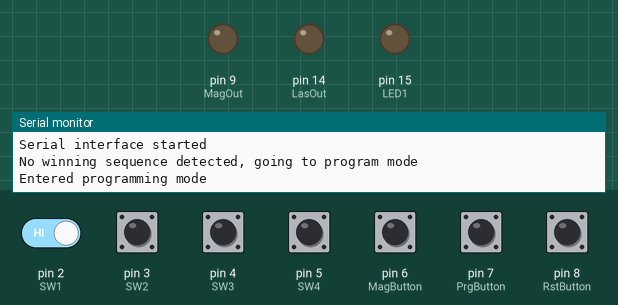
The sketch below on a simulated Arduino Uno, built with avr-gcc and run on an emulated ATmega328P. Shown: output pins drawn as LEDs (lit = HIGH), the last lines printed to the serial monitor. The inputs (shaded band) are chosen by the test bench; at power-on: pin 2 (SW1), pin 3 (SW2), pin 4 (SW3), pin 5 (SW4), pin 6 (MagButton), pin 7 (PrgButton), pin 8 (RstButton) HIGH. EEPROM starts erased.

Above: at 1.0 s.
1.1 s: pin 7 (PrgButton) pulled LOW for 1 s
At 1.6 s:
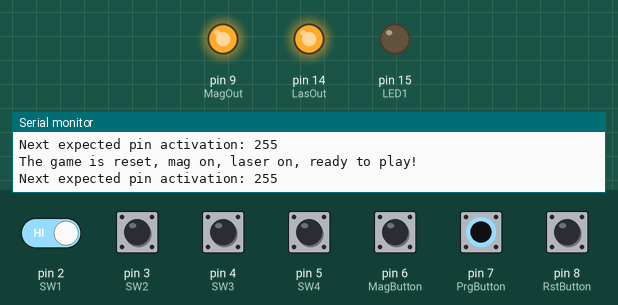
6.1 s: pin 2 (SW1) driven LOW and pin 7 (PrgButton) driven LOW
At 6.9 s:
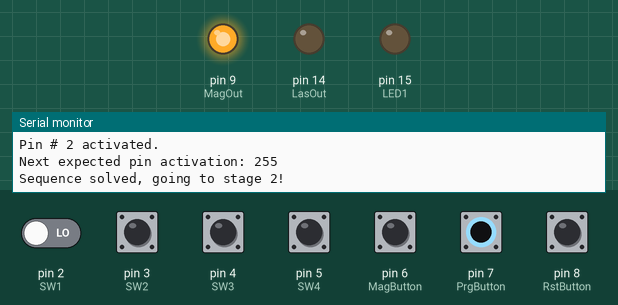
8.1 s: pin 6 (MagButton) pulled LOW for 0.15 s
At 8.7 s:
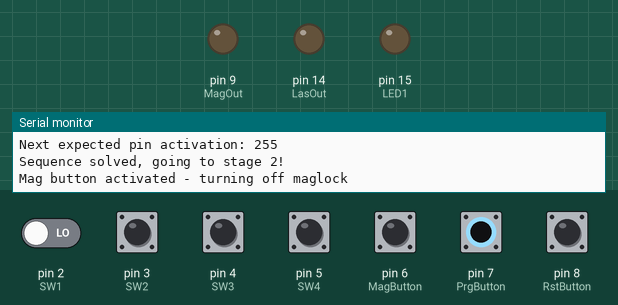
9.7 s: pin 8 (RstButton) pulled LOW for 0.15 s
At 10.7 s:
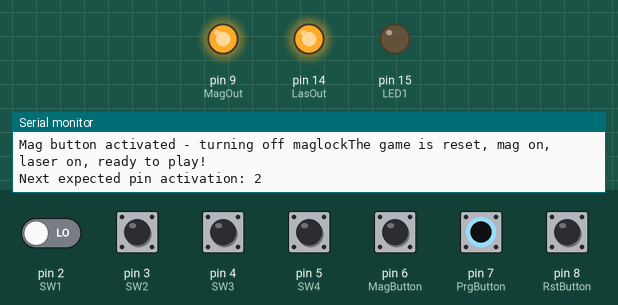
11.3 s: pin 6 (MagButton) pulled LOW for 1 s
At 12.5 s:
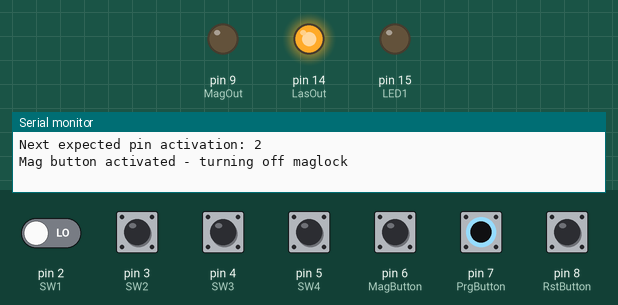
Timing chart, 0 to 14.3 s (numbered marks = the images above; inputs shaded):
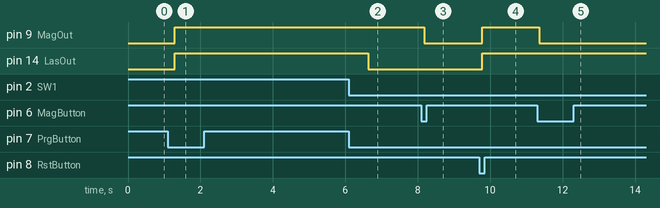

The sketch:

ButtonOrder.ino
```cpp
// (licence header left out)
/*
// pin assignments
 * Signal     Pin
 *            Arduino Uno
 * ------------------------
 * 0   Serial RX
 * 1   Serial TX
 * 2   SW1 - laser game
 * 3   SW2 - laser game
 * 4   SW3 - laser game
 * 5   SW4 - laser game
 * 6   SW5 - mag lock button
 * 7   SW6 - program button

 * 8   SW7 - reset button
 * 9   RL1 - Maglock relay & LED
 * 10	ChipSelect for Ethernet
 * 11   SPI MOSI for Ethernet
 * 12   SPI MISO for Ethernet
 * 13   SPI SCK  for Ethernet

 * 14  (A0)     RL2 - laser relay & LED
 * 15  (A1)     Power LED1
 * 16  (A2)
 * 17  (A3)
 * 18  (A4/SDA)
 * 19  (A5/SCK)


 The Ethernet Shield SPI bus (10,11,12,13) with 10 as select
 also uses 4 as select for the SD card on the ethernet shield
 high deselects for the chip selects.  Reserve these incase the
 puzzle is ever connected to ClueControl via an Ethernet shield.

 General operation:

	STARTUP
		If a winning pattern is not stored for the laser game,
		go to the programming process.  If a winning pattern is stored,
		go to the reset process.

	PROGRAMMING
		Capture the order of the button presses for 2 to 10 buttons.  When
		the users presses teh program button again, store the sequence as
		the winning sequence and go to the reset routine.

		The sequence is stored as the pin numbers of the buttons
		(eg sequence SW1   SW2  SW1   SW3 is stored as 2,3,2,4)

	RESET
		Called at startup, after programming and when the reset input is activated
		Turn the maglock (RL1) on
		Turn the laser control (RL2) on
		Clear any in progress game play.
		Go to game play.

	GAME PLAY

		stage 1 - laser game
			Monitor SW1 - SW4.  Each time a button is pressed, see if it is
			the next button in the winning sequence.  If it is, continue the sequence
			if it is not, reset the sequence buffer.

			If the full winning sequence is entered, deactivate the laser, go to
			stage 2.

			SW5 is inactive/ignored during stage 1.

		Stage 2 - maglock
			SW1-4 are inactive/ignored during stage 2.
			Activating SW5 in stage 2 turns off the maglock.

			The game will sit idle in stage 2 until the reset is activated.

 */

#include <EEPROM.h>     // winning sequence will be stored in EEProm so it is not lost when power is cycled

// Constant Values

#define DEBOUNCE_DLY 50  			// Number of mS before a switch state is accepted


// I/O Pin Naming

#define 	SW1		2			//four buttons for the laser sequence game
#define		SW2		3			//the code relies on these four buttons
#define		SW3		4			//being adjacent pin numbers
#define		SW4		5

#define 	MagButton	6		//mag lock release button (SW5)
#define		PrgButton	7		//Program button
#define		RstButton	8		//reset button

#define		MagOut		9		//maglock output
#define		LasOut		14		//laser output
#define		LED1		15		//LED

// Variables/Storage

byte			NextButton = 1;			//holds the EEPROM address for the next button in sequence
byte			EEVal = 255;			//used to read the value from the EEPROM
bool 			Stage2 = false;			//indicate if the game has reached stage 2

bool			SW1State;
bool			SW2State;
bool			SW3State;
bool			SW4State;
bool			MagState;
bool			PrgState;
bool			RstState;


void setup()
{
	// put your setup code here, to run once:

	// serial setup
	Serial.begin(9600);
	Serial.println("Serial interface started");

	//Pin Setup
	pinMode(SW1,INPUT_PULLUP);
	pinMode(SW2,INPUT_PULLUP);
	pinMode(SW3,INPUT_PULLUP);
	pinMode(SW4,INPUT_PULLUP);

	pinMode(MagButton,INPUT_PULLUP);
	pinMode(PrgButton,INPUT_PULLUP);
	pinMode(RstButton,INPUT_PULLUP);

	pinMode(MagOut,OUTPUT);
	pinMode(LasOut,OUTPUT);
	pinMode(LED1,OUTPUT);


	EEVal = EEPROM.read(NextButton);
	if (EEVal > SW4 || EEVal < SW1)		// if the next button value is invalid, goto programming mode
	{
		Serial.println("No winning sequence detected, going to program mode");
		RecordSequence();
	}

	ResetGame();


}

void loop() {
	// put your main code here, to run repeatedly:

	if (!Stage2)							//if stage2 is false, check the
	{	//buttons for the laser game
		CheckButton(SW1, SW1State);
		CheckButton(SW2, SW2State);
		CheckButton(SW3, SW3State);
		CheckButton(SW4, SW4State);
	} else									//if stage 2 is active, check the
	{	//button for the maglock
		if (DebounceSW(MagButton) != MagState)
		{
			MagState = !MagState;
			if (MagState)
			{
				Serial.print("Mag button activated - turning off maglock");
				digitalWrite(MagOut,LOW);
			}
		}
	}

	if (DebounceSW(PrgButton) !=PrgState)
	{
		PrgState = !PrgState;
		if (PrgState) {	RecordSequence();}
	}

	if (DebounceSW(RstButton) != RstState)
	{
		RstState = !RstState;
		if (RstState) {ResetGame();}
	}

}	//end of loop

void CheckButton(byte SWx, bool& SWState)
{	//check the laser game buttons.
	//Read the button,
	//if it is the next in the sequence
	//	  advance the sequence
	//	  if the sequence is finished, go to stage 2
	//if it is not the next in sequence,
	//	  reset the sequence

	bool IsActive;
	IsActive = DebounceSW(SWx);

	if (IsActive == SWState) { return;}	//if the switch state is the same as it was before, take no action

	SWState = IsActive;					//store the new state

	if (!IsActive) {	return;}		//if the new state is off - return now

	Serial.print("Pin # ");
	Serial.print(SWx);
	Serial.println(" activated.");

	//the switch is active
	EEVal = EEPROM.read(NextButton);

	if (SWx == EEVal)
	{
		NextButton++;						//increment the button address
		EEVal = EEPROM.read(NextButton);	//read the new value

		Serial.print("Next expected pin activation: ");
		Serial.println(EEVal);

		if (EEVal == 255)					//if the value is 255, the sequence is over
		{
			Serial.println("Sequence solved, going to stage 2!");
			Stage2 = true;
			digitalWrite(LasOut,LOW);
		}

	} else
	{
		Serial.println("Wrong button pressed, resetting sequence");
		NextButton = 1;
		EEVal = EEPROM.read(NextButton);	//read the new value

		Serial.print("Next expected pin activation: ");
		Serial.println(EEVal);
	}

} //end of CheckButton

void RecordSequence()
{
	//record a new winning sequence by monitoring the buttons.
	//for each game button pressed, store the value.  Also montor
	//the program button - when it is pressed, write 255 to the next
	//address and exit programming.

	Serial.println("Entered programming mode");

	NextButton = 1;
	do
	{
		if (DebounceSW(SW1) == true ) {	AddButton(SW1);}
		if (DebounceSW(SW2) == true ) {	AddButton(SW2);}
		if (DebounceSW(SW3) == true ) {	AddButton(SW3);}
		if (DebounceSW(SW4) == true ) {	AddButton(SW4);}

		if (DebounceSW(PrgButton) == true)
		{
			AddButton(255);
			NextButton = 11;
		}

	} while (NextButton<11);

	ResetGame();


} //end of RecordSequence

void AddButton(byte SWx)
{
	EEPROM.write(NextButton,SWx);
	Serial.print(" Pin # ");
	Serial.print(SWx);
	Serial.println(" added to sequence.");
	NextButton++;
}

void ResetGame()
{
	//Reset the game and get ready for a new player

	NextButton = 1;								//reset to the first expected button
	EEVal = EEPROM.read(NextButton);			//read the value


	digitalWrite(MagOut,HIGH);					//turn on the mag and laser
	digitalWrite(LasOut,HIGH);

	Serial.println("The game is reset, mag on, laser on, ready to play!");

	Serial.print("Next expected pin activation: ");
	Serial.println(EEVal);

} //end of ResetGame


bool DebounceSW(byte SWx)
{
	//read the passed switch twice and make sure both readings match
	//this prevents multiple triggers due to mechanical noise in
	//the switch


	bool PossVal2;
	bool PossVal = !digitalRead(SWx);		//invert the reading due to the use of pullups

	while(true)
	{
		delay(DEBOUNCE_DLY);					//delay by the debounce amount
		PossVal2 = !digitalRead(SWx);			//re-read the switch

		if (PossVal == PossVal2)				//if the two reads are the same
		{
			return (PossVal);					//return the read value
		}

		//this code will only execute if the two reads did not match
		//Now read the pin again and look for a match.
		//If the button is cycling very fast, it is possible the code
		//will deadlock here.  This is a very slim possibility

		PossVal = !digitalRead(SWx);			//re-take the first reading
		//and loop back to the delay
	}

	return (PossVal); 	//this line is never executed, but makes the compiler happy.

}
```

Measured:
- after the input at 1.1 s, pin 9 (MagOut), pin 14 (LasOut): LOW → HIGH after 0.20 s
- after the input at 6.1 s, pin 14 (LasOut): HIGH → LOW after 0.53 s
- after the input at 8.1 s, pin 9 (MagOut): HIGH → LOW after 0.08 s
- after the input at 9.7 s, pin 9 (MagOut), pin 14 (LasOut): LOW → HIGH after 0.08 s
- after the input at 11.3 s, pin 9 (MagOut): HIGH → LOW after 0.05 s
